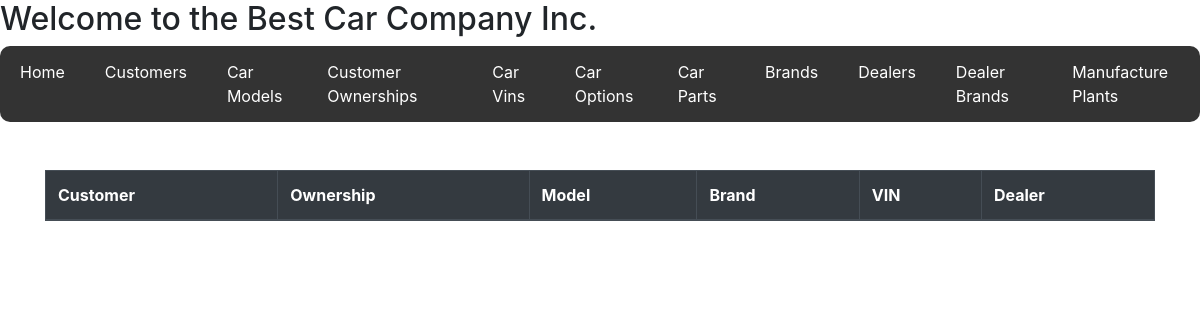
Page /home on the earlier database version.
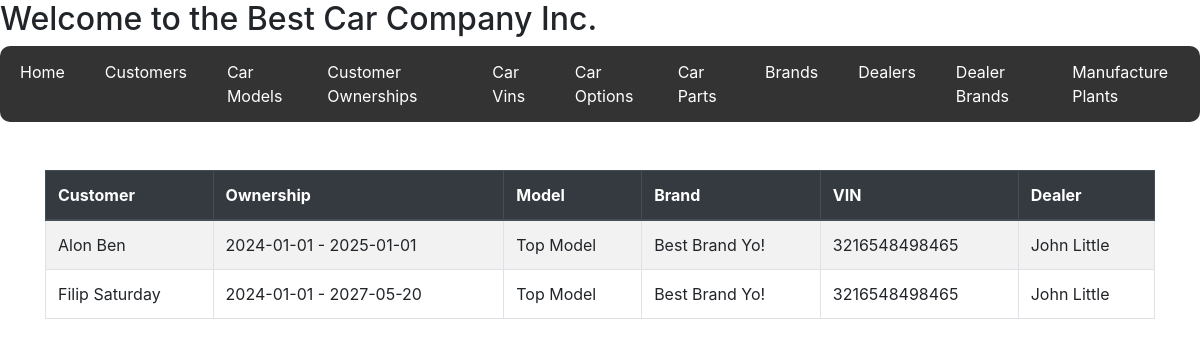
Same page on the later database version.
### code/models.py (models this page shows)
class CustomerOwnership(db.Model):
    __tablename__ = "Customer_Ownership"
    customer_id = db.Column(
        db.Integer, db.ForeignKey("Customers.customer_id"), primary_key=True
    )
    vin = db.Column(db.Integer, db.ForeignKey("Car_Vins.vin"), primary_key=True)
    purchase_date = db.Column(db.Date)
    purchase_price = db.Column(db.Integer)
    warrantee_expire_date = db.Column(db.Date)
    dealer_id = db.Column(db.Integer, db.ForeignKey("Dealers.dealer_id"))
    customer = db.relationship("Customer", back_populates="ownerships")
    car_vin = db.relationship("CarVin", back_populates="ownership")
    dealer = db.relationship("Dealer", back_populates="ownerships")

class Customer(db.Model):
    __tablename__ = "Customers"
    customer_id = db.Column(db.Integer, primary_key=True)
    first_name = db.Column(db.String(50))
    last_name = db.Column(db.String(50))
    gender = db.Column(db.String(6))
    household_income = db.Column(db.Integer)
    birthdate = db.Column(db.Date)
    phone_number = db.Column(db.String(10))
    email = db.Column(db.String(128))
    ownerships = db.relationship(
        "CustomerOwnership", back_populates="customer", cascade="all, delete-orphan"
    )

class CarModel(db.Model):
    __tablename__ = "Models"
    model_id = db.Column(db.Integer, primary_key=True)
    model_name = db.Column(db.String(50))
    model_base_price = db.Column(db.Integer)
    brand_id = db.Column(db.Integer, db.ForeignKey("Brands.brand_id"))
    brand = db.relationship("Brand", back_populates="car_models")
    car_vins = db.relationship("CarVin", back_populates="car_model")
    car_options = db.relationship("CarOption", back_populates="car_model")

class Brand(db.Model):
    __tablename__ = "Brands"
    brand_id = db.Column(db.Integer, primary_key=True)
    brand_name = db.Column(db.String(50))
    dealer_brands = db.relationship("DealerBrand", back_populates="brand")
    car_models = db.relationship("CarModel", back_populates="brand")

class CarVin(db.Model):
    __tablename__ = "Car_Vins"
    vin = db.Column(db.Integer, primary_key=True)
    model_id = db.Column(db.Integer, db.ForeignKey("Models.model_id"))
    option_set_id = db.Column(db.Integer, db.ForeignKey("Car_Options.option_set_id"))
    manufactured_date = db.Column(db.Date)
    manufactured_plant_id = db.Column(
        db.Integer, db.ForeignKey("Manufacture_Plant.manufacture_plant_id")
    )
    ownership = db.relationship("CustomerOwnership", back_populates="car_vin")
    car_model = db.relationship("CarModel", back_populates="car_vins")
    car_option = db.relationship("CarOption", back_populates="car_vins")
    manufacture_plant = db.relationship("ManufacturePlant", back_populates="car_vins")

class Dealer(db.Model):
    __tablename__ = "Dealers"
    dealer_id = db.Column(db.Integer, primary_key=True)
    dealer_name = db.Column(db.String(50))
    dealer_address = db.Column(db.String(128))
    ownerships = db.relationship("CustomerOwnership", back_populates="dealer")
    dealer_brands = db.relationship("DealerBrand", back_populates="dealer")

### code/app.py (the view)
@app.route("/")
@app.route("/home")
def home():
    customer_ownerships = (
        db.session.query(CustomerOwnership, Customer, CarModel, Brand, CarVin, Dealer)
        .join(Customer, Customer.customer_id == CustomerOwnership.customer_id)
        .join(CarVin, CarVin.vin == CustomerOwnership.vin)
        .join(CarModel, CarModel.model_id == CarVin.model_id)
        .join(Brand, Brand.brand_id == CarModel.brand_id)
        .join(Dealer, Dealer.dealer_id == CustomerOwnership.dealer_id)
        .all()
    )
    return render_template("home.html", customer_ownerships=customer_ownerships)

### code/templates/home.html (shortened to what this page needs)
{% extends 'base.html' %} {% block title %}Home{% endblock %} {% block header %}
<h2>Welcome to the Best Car Company Inc.</h2>
{% endblock %} {% block content %}
<div class="container mt-5">
  <table class="table table-striped table-bordered" id="ownershipTable">
    <thead class="thead-dark">
      <tr>
        <th class="clickable" onclick="showFilterMenu(event, 0)">Customer</th>
        <th class="clickable" onclick="showFilterMenu(event, 1)">Ownership</th>
        <th class="clickable" onclick="showFilterMenu(event, 2)">Model</th>
        <th class="clickable" onclick="showFilterMenu(event, 3)">Brand</th>
        <th class="clickable" onclick="showFilterMenu(event, 4)">VIN</th>
        <th class="clickable" onclick="showFilterMenu(event, 5)">Dealer</th>
      </tr>
    </thead>
    <tbody>
      {% for ownership, customer, model, brand, vin, dealer in
      customer_ownerships %}
      <tr>
        <td>{{ customer.first_name }} {{ customer.last_name }}</td>
        <td>
          {{ ownership.purchase_date }} - {{ ownership.warrantee_expire_date }}
        </td>
        <td>{{ model.model_name }}</td>
        <td>{{ brand.brand_name }}</td>
        <td>{{ vin.vin }}</td>
        <td>{{ dealer.dealer_name }}</td>
      </tr>
      {% endfor %}
    </tbody>
  </table>
</div>
{% endblock %}

### code/templates/base.html (shortened to what this page needs)
<!DOCTYPE html>
<html lang="en">
  <head>
    <link
      href="https://stackpath.bootstrapcdn.com/bootstrap/4.5.2/css/bootstrap.min.css"
      rel="stylesheet"
    />
  </head>
  <body>
    <div class="header">{% block header %}{% endblock %}</div>
    {% include '_navbar.html' %}
    <div class="content">{% block content %}{% endblock %}</div>
  </body>
</html>

### code/templates/_navbar.html
<nav>
  <ul>
    <li><a href="{{ url_for('home') }}">Home</a></li>
    <li><a href="{{ url_for('customers.customers') }}">Customers</a></li>
    <li><a href="{{ url_for('carmodels.car_models') }}">Car Models</a></li>
    <li>
      <a href="{{ url_for('ownerships.customer_ownerships') }}"
        >Customer Ownerships</a
      >
    </li>
    <li><a href="{{ url_for('carvins.car_vins') }}">Car Vins</a></li>
    <li><a href="{{ url_for('caroptions.car_options') }}">Car Options</a></li>
    <li><a href="{{ url_for('carparts.car_parts') }}">Car Parts</a></li>
    <li><a href="{{ url_for('brands.brands') }}">Brands</a></li>
    <li><a href="{{ url_for('dealers.dealers') }}">Dealers</a></li>
    <li>
      <a href="{{ url_for('dealerbrands.dealer_brands') }}">Dealer Brands</a>
    </li>
    <li>
      <a href="{{ url_for('manufactureplants.manufacture_plants') }}"
        >Manufacture Plants</a
      >
    </li>
  </ul>
</nav>

### code/templates/base.html (style rules this page uses)
nav ul { list-style-type: none; padding: 0; margin: 0; display: flex; justify-content: flex-start; background-color: #333; border-radius: 10px; }
nav ul li { margin: 0; padding: 0; }
nav ul li a { display: block; padding: 14px 20px; text-decoration: none; color: white; border-radius: 10px; }
nav { margin-bottom: 20px; }

### code/templates/home.html (style rules this page uses)
.clickable { cursor: pointer; }

Differences in the rows shown:
added CustomerOwnership: first_name "Alon", last_name "Ben", purchase_date "2024-01-01", warrantee_expire_date "2025-01-01", model_name "Top Model", brand_name "Best Brand Yo!", vin "3216548498465", dealer_name "John Little"
added CustomerOwnership: first_name "Filip", last_name "Saturday", purchase_date "2024-01-01", warrantee_expire_date "2027-05-20", model_name "Top Model", brand_name "Best Brand Yo!", vin "3216548498465", dealer_name "John Little"
